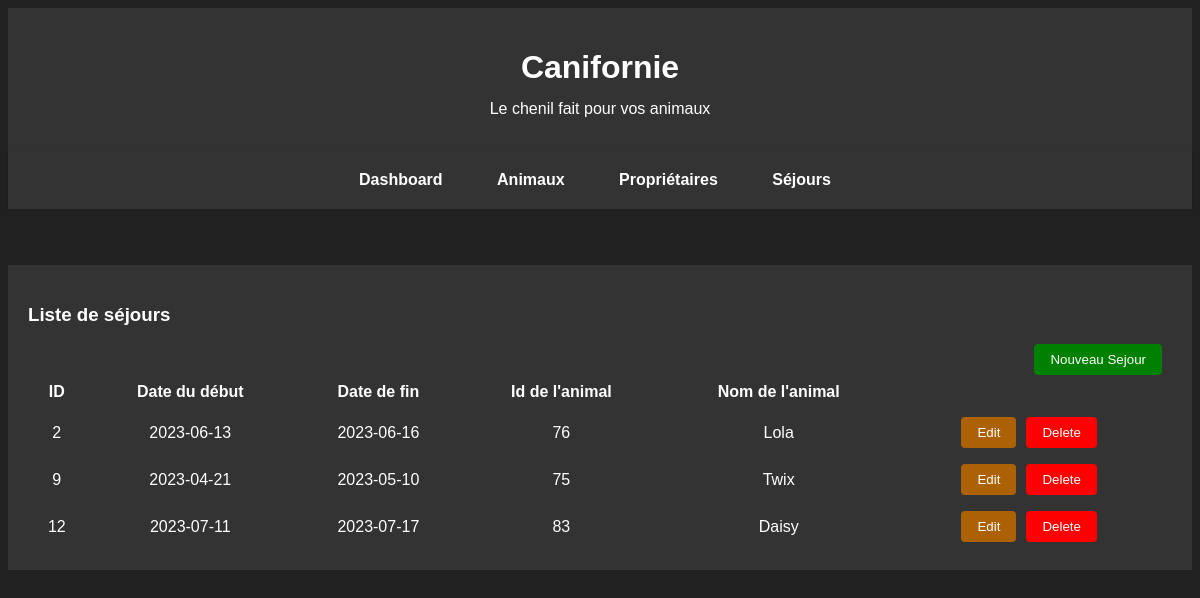
The page /sejours on the database its author committed.
### tables this page shows
CREATE TABLE IF NOT EXISTS `sejours` (
  `Id` int NOT NULL AUTO_INCREMENT,
  `DateDebut` date DEFAULT NULL,
  `DateFin` date DEFAULT NULL,
  `AnimalId` int DEFAULT NULL,
  PRIMARY KEY (`Id`),
  KEY `AnimalId` (`AnimalId`)
);

CREATE TABLE IF NOT EXISTS `animaux` (
  `Id` int NOT NULL AUTO_INCREMENT,
  `Nom` varchar(50) DEFAULT NULL,
  `Sexe` varchar(10) DEFAULT NULL,
  `Sterilise` tinyint(1) DEFAULT NULL,
  `DateNaiss` date DEFAULT NULL,
  `NumeroId` varchar(20) DEFAULT NULL,
  `ProprietaireId` int NOT NULL,
  PRIMARY KEY (`Id`),
  KEY `ProprietaireId` (`ProprietaireId`)
);

### controllers/SejourController.php (called while the page is built, shortened)
<?php
class SejourController {
    public function index ($sejour) {
        $sejours = Sejour::all();
        include '../views/sejours/S_list.php';
    }
}

### router.php (called while the page is built, shortened)
<?php
class Router {
    private $data;
    private $action = false;
    private $id = false;
    public function __construct ($url) {
        $this->post = $_POST;
        $this->get = $_GET;
        $this->data = count($this->post) ? $this->post : $this->get;
        $this->run();
    }
    private function detect_action () {
        return $this->action = "index";
    }
    private function run () {
        $this->controller = new $this->controller();
        return $this->controller->{$this->action}($this->id, $this->data);
    }
}

### public/index.php (called while the page is built, shortened)
<?php
$router = new Router($_SERVER["REQUEST_URI"]);

### models/dao/DAO.php (called while the page is built, shortened)
<?php
abstract class DAO {
    protected $table;
    public function __construct ($table) {
        $this->table = $table;
    }
    public function connect () {
        $this->db = new PDO('mysql:host=localhost;dbname=canifornie', 'root', '');
        $this->db->setAttribute(PDO::ATTR_ERRMODE, PDO::ERRMODE_EXCEPTION);
    }
    public function fetch ($id) {
        $statement = $this->db->prepare("SELECT * FROM {$this->table} WHERE id = ?");
        try {
            $statement->execute([$id]);
            $result = $statement->fetch(PDO::FETCH_ASSOC);
            if ($result) {
                return $this->create($result);
            }
            return false;
        } catch (PDOException $exception) {
            var_dump($exception);
        }
    }
    public function fetch_all() {
        $statement = $this->db->prepare("SELECT * FROM {$this->table}");
        try {
            $statement->execute();
            $results = $statement->fetchAll(PDO::FETCH_ASSOC);
            if ($results) {
                $list = array();
                foreach($results as $result) {
                    array_push($list, $this->create($result));
                }
                return $list;
            }
            return false;
        } catch (PDOException $exception) {
            var_dump($exception);
        }
    }
}

### models/entities/Entity.php (called while the page is built, shortened)
<?php
abstract class Entity {
    public function __get ($prop) {
        if (property_exists($this, $prop)) {
            return $this->$prop;
        }
    }
    public static function all () {
        return (new static::$dao)->fetch_all();
    }
}

### models/dao/SejourDAO.php (called while the page is built, shortened)
<?php
class SejourDAO extends DAO {
public function create ($data) {
    return new Sejour(
        $data["DateDebut"] ?? false,
        $data["DateFin"] ?? false,
        $data["AnimalId"] ?? false,
        $data["Id"] ?? false
    );
}
}

### models/entities/Sejour.php (called while the page is built, shortened)
<?php
class Sejour extends Entity {
    public function __construct ($datedebut, $datefin, $animalid, $id =  false) {
        $this->datedebut = $datedebut;
        $this->datefin = $datefin;
        $this->animalid = $animalid;
        $this->id = $id;
    }
}

### models/dao/AnimalDAO.php (called while the page is built, shortened)
<?php
class AnimalDAO extends DAO {
    public function create($data) {
        return new Animal(
            $data["Nom"] ?? false,
            $data["Sexe"] ?? false,
            $data["Sterilise"] ?? false,
            $data["DateNaiss"] ?? false,
            $data["NumeroId"] ?? false,
            $data["ProprietaireId"] ?? false,
            $data["Id"] ?? false
        );
    }
}

### models/entities/Animal.php (called while the page is built, shortened)
<?php
class Animal extends Entity {
    public function __construct($nom, $sexe, $sterilise, $datenaiss, $numeroid, $proprietaireid, $id = false) {
        $this->nom = $nom;
    }
}

### views/sejours/S_list.php (the view)
<?php include('../views/layout/top.php'); ?>
<h3>Liste de séjours</h3>
<button class="xhr sejour create">Nouveau Sejour</button>
<br>
<table>
    <thead>
        <tr>
            <th>ID</th>
            <th>Date du début</th>
            <th>Date de fin</th>
            <th>Id de l'animal</th>
            <th>Nom de l'animal</th>
        </tr>
    </thead>
    <tbody>
        <?php foreach($sejours as $sejour): ?>
            <tr>
                <td><?= $sejour->id; ?></td>
                <td><?= $sejour->datedebut; ?></td>
                <td><?= $sejour -> datefin; ?></td>
                <td><?= $sejour -> animalid; ?></td>
                <td>
                <?php
                $animalDAO = new AnimalDAO();
                $animal = $animalDAO->fetch($sejour->animalid);
                echo $animal->nom;
                ?>
            </td>
                <td><button class="xhr sejour edit" _id="<?= $sejour->id; ?>">Edit</button><button class="xhr sejour delete" _id="<?= $sejour->id; ?>">Delete</button></td>
            </tr>
        <?php endforeach; ?>
    </tbody>
</table>
<?php include('../views/layout/bottom.php'); ?>

### public/css/styles.css (style rules this page uses)
body { font-family: Arial, sans-serif; background-color: #212121; color: #fff; }
table { width: 100%; border-collapse: collapse; }
table th, table td { padding: 8px; border: 1px solid #555; }
button.xhr { padding: 8px 16px; margin-right: 10px; background-color: #555; color: #fff; border: none; border-radius: 4px; cursor: pointer; transition: background-color 0.3s ease; }
button.delete { background-color: red; }
button.edit { background-color: rgb(173, 97, 5); }
button.create { background-color: green; float: inline-end; }
table { border-collapse: collapse; margin: 0 auto; }
table th, table td { text-align: center; padding: 8px; border: none; background-color: transparent; color: #fff; white-space: nowrap; }

### rows shown on the page
sejours: Id "2", DateDebut "2023-06-13", DateFin "2023-06-16", AnimalId "76", AnimalId.Nom "Lola"
sejours: Id "9", DateDebut "2023-04-21", DateFin "2023-05-10", AnimalId "75", AnimalId.Nom "Twix"
sejours: Id "12", DateDebut "2023-07-11", DateFin "2023-07-17", AnimalId "83", AnimalId.Nom "Daisy"
